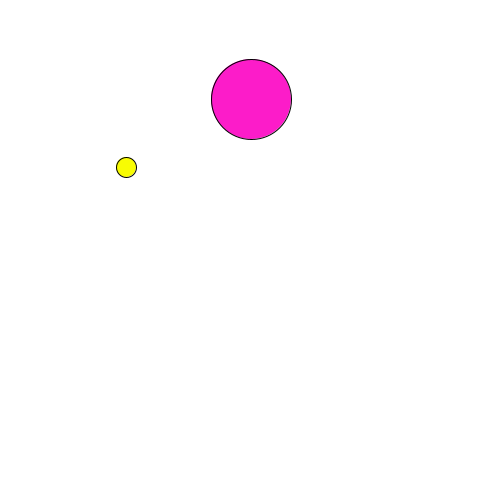
Frame 1 (no input)
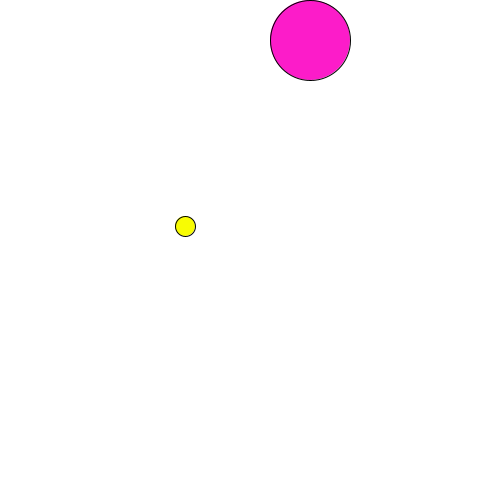
Frame 60 (the mouse pressed at the canvas centre just before this capture)
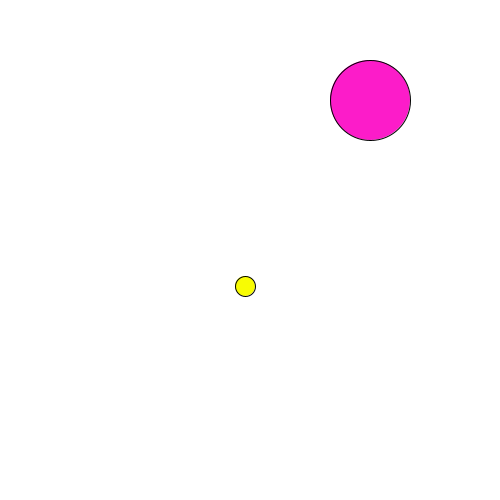
Frame 120 (the mouse held since frame 60 and released just before this capture)

The Processing sketch that drew these frames (run headless with seeded random() and noise(); from frame 60 on, the mouse is pressed at the canvas centre):

// Processing sketch: processing_66308
// ── processing_66308.pde

//Set variables for x and y coordinates of Circle 1 and Circle 2
//Make each of the variables have a +1 so they move across the screen

int xPos1;
int xPos2;
int yPos1;
int yPos2;

//make a variable about distance?
float distanceCircles;
float distanceWalls1;
float distanceWalls2;

//make a variable for velocity
int xVelocity1;
int yVelocity1;
int xVelocity2;
int yVelocity2;

void setup(){
  size(500, 500);
  smooth();
  xPos1 = width/2;
  xPos2 = width/4;
  yPos1 = height/5;
  yPos2 = height/3;
  //say what distance means
  distanceCircles = dist(xPos1, yPos1, xPos2, yPos2);
  xVelocity1 = 1;
  yVelocity1 = -1;
  xVelocity2 = 1;
  yVelocity2 = 1;
  //set size of screen
  //set colors of circles?
  //set distance from the walls
  distanceWalls1 = dist(xPos1, yPos1, width, height);
  distanceWalls2 = dist(xPos2, yPos2, width, height);
}

void draw(){
    //set background so it covers the last frame each time the ball moves
    background(255);
    //increase the position by 1 of each ball so they move
    distanceCircles = dist(xPos1, yPos1, xPos2, yPos2);
    distanceWalls1 = dist(xPos1, yPos1, width, height);
  distanceWalls2 = dist(xPos2, yPos2, width, height);
    //make condition so that when the balls touch EDGES (not 0 distance, but sum of both radii distances, which is 20 if the balls are 20 height/width), the direction changes
    if (distanceCircles <= 50){
      xVelocity1 = xVelocity1 *(-1);
      yVelocity1 = yVelocity1 *(-1);
      xVelocity2 = xVelocity2 *(-1);
      yVelocity2 = yVelocity2 *(-1);
      //make velocity be *-1 -- velocity += velocity * -1
    }
       xPos1 += xVelocity1;
    yPos1 += yVelocity1;
    xPos2 += xVelocity2;
    yPos2 += yVelocity2;
      //and an if if it hits the walls -- this would be the distance from radii of one circle, which is 10 if the width/height of a circle is 20
      if (xPos1 >= width- 40 || xPos1 <= 40){
        xVelocity1 = xVelocity1 *(-1);
      }
      if (yPos1 >= height- 40 || yPos1 <= 40){
      yVelocity1 = yVelocity1 *(-1);
      }
       if (xPos2 >= width- 10 || xPos2 <= 10){
       xVelocity2 = xVelocity2 *(-1);
      }
      if (yPos2 >= height- 10 || yPos2 <= 10){
      yVelocity2 = yVelocity2 *(-1);
      }
      //ELLIPSE 1 IS THE PINK BALL
      fill(252, 28, 201);
      ellipse(xPos1, yPos1, 80, 80);
      //ELLIPSE 2 IS THE YELLOW BALL
      fill(248, 252, 3);
      ellipse(xPos2, yPos2, 20, 20);
}

    
    //create If Else statement 
    //If the outside of one ball touches the outside of the other (distance), they reverse direction
      //Else, they continue moving in the same direction
  //set the velocity of the balls
